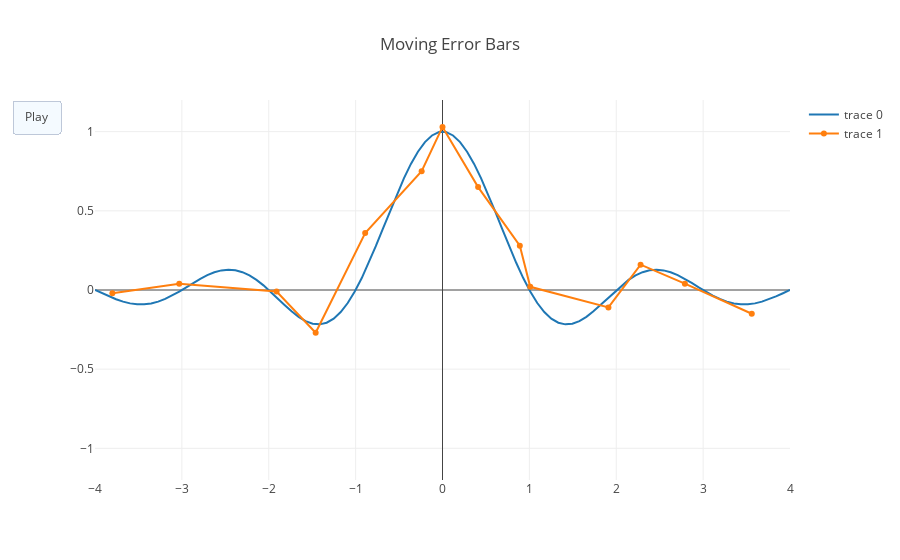

Notebook code for this chart:
### Code cell
x_theo = np.linspace(-4, 4, 100)
y_theo = np.sinc(x_theo)
x = [-3.8, -3.03, -1.91, -1.46, -0.89, -0.24, -0.0, 0.41, 0.89, 1.01, 1.91, 2.28, 2.79, 3.56]
y = [-0.02, 0.04, -0.01, -0.27, 0.36, 0.75, 1.03, 0.65, 0.28, 0.02, -0.11, 0.16, 0.04, -0.15]

data_frames = []
data_y = []
for i in range(50):
    
    data_y.append([e+uniform(-0.1,0.1) for e in y ])
    data_frames.append((dict(x=x_theo,y=y_theo),
                        dict(x=x,
                            y=data_y[i],
                            mode='markers',
                            error_y=dict(
                                        type='constant',
                                        value=0.1,
                                        color='#85144B',
                                        thickness=1.5,
                                        width=3,
                                        opacity=1
                            ),
                            error_x=dict(
                                        type='constant',
                                        value=0.2,
                                        color='#85144B',
                                        thickness=1.5,
                                        width=3,
                                        opacity=1
    ),
                            marker=dict(
        color='#85144B',
        size=8)
                            )))

figure = {'data': [dict(x=x_theo,y=y_theo), dict(x=x,y=y)],
          'layout': {'xaxis': {'range': [-4, 4], 'autorange': False},
                     'yaxis': {'range': [-1.2, 1.2], 'autorange': False},
                     'title': 'Moving Error Bars',
                     'updatemenus': [{'type': 'buttons',
                                      'buttons': [{'label': 'Play',
                                                   'method': 'animate',
                                                   'args': [None]}]}]
                    }}

figure['frames'] = [dict(data=[f1,f2]) for f1,f2 in data_frames]
figure['frames']
iplot(figure)

### Figure 1 — Plotly figure (JSON) as saved in the notebook; plotly's stock layout.template omitted (floating-point values rounded to 4 significant figures)
{"data": [{"x": [-4, -3.919, -3.838, -3.758, -3.677, -3.596, -3.515, -3.434, -3.354, -3.273, -3.192, -3.111, -3.03, -2.949, -2.869, -2.788, -2.707, -2.626, -2.545, -2.465, -2.384, -2.303, -2.222, -2.141, -2.061, -1.98, -1.899, -1.818, -1.737, -1.657, -1.576, -1.495, -1.414, -1.333, -1.253, -1.172, -1.091, -1.01, -0.9293, -0.8485, -0.7677, -0.6869, -0.6061, -0.5253, -0.4444, -0.3636, -0.2828, -0.202, -0.1212, -0.0404, 0.0404, 0.1212, 0.202, 0.2828, 0.3636, 0.4444, 0.5253, 0.6061, 0.6869, 0.7677, 0.8485, 0.9293, 1.01, 1.091, 1.172, 1.253, 1.333, 1.414, 1.495, 1.576, 1.657, 1.737, 1.818, 1.899, 1.98, 2.061, 2.141, 2.222, 2.303, 2.384, 2.465, 2.545, 2.626, 2.707, 2.788, 2.869, 2.949, 3.03, 3.111, 3.192, 3.273, 3.354, 3.434, 3.515, 3.596, 3.677, 3.758, 3.838, 3.919, 4], "y": [-3.898e-17, -0.0204, -0.04032, -0.05846, -0.07356, -0.08453, -0.09045, -0.09072, -0.08505, -0.07351, -0.05655, -0.03499, -0.009985, 0.01705, 0.04449, 0.07058, 0.09357, 0.1118, 0.1238, 0.1284, 0.1247, 0.1126, 0.09207, 0.06389, 0.02923, -0.0102, -0.0523, -0.09465, -0.1346, -0.1694, -0.1963, -0.2129, -0.217, -0.2067, -0.1811, -0.1395, -0.08221, -0.009998, 0.07546, 0.1719, 0.2765, 0.3858, 0.4963, 0.6041, 0.7053, 0.7962, 0.8735, 0.9342, 0.976, 0.9973, 0.9973, 0.976, 0.9342, 0.8735, 0.7962, 0.7053, 0.6041, 0.4963, 0.3858, 0.2765, 0.1719, 0.07546, -0.009998, -0.08221, -0.1395, -0.1811, -0.2067, -0.217, -0.2129, -0.1963, -0.1694, -0.1346, -0.09465, -0.0523, -0.0102, 0.02923, 0.06389, 0.09207, 0.1126, 0.1247, 0.1284, 0.1238, 0.1118, 0.09357, 0.07058, 0.04449, 0.01705, -0.009985, -0.03499, -0.05655, -0.07351, -0.08505, -0.09072, -0.09045, -0.08453, -0.07356, -0.05846, -0.04032, -0.0204, -3.898e-17]}, {"x": [-3.8, -3.03, -1.91, -1.46, -0.89, -0.24, 0, 0.41, 0.89, 1.01, 1.91, 2.28, 2.79, 3.56], "y": [-0.02, 0.04, -0.01, -0.27, 0.36, 0.75, 1.03, 0.65, 0.28, 0.02, -0.11, 0.16, 0.04, -0.15]}], "layout": {"title": "Moving Error Bars", "updatemenus": [{"buttons": [{"args": [null], "label": "Play", "method": "animate"}], "type": "buttons"}], "xaxis": {"autorange": false, "range": [-4, 4]}, "yaxis": {"autorange": false, "range": [-1.2, 1.2]}}}
